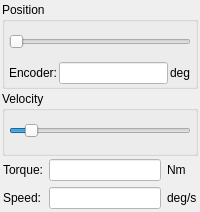
        <widget class="QWidget" name="pagePosition">
         <layout class="QVBoxLayout" name="verticalLayout_2">
          <property name="spacing">
           <number>2</number>
          </property>
          <property name="leftMargin">
           <number>2</number>
          </property>
          <property name="topMargin">
           <number>2</number>
          </property>
          <property name="rightMargin">
           <number>2</number>
          </property>
          <property name="bottomMargin">
           <number>2</number>
          </property>
          <item>
           <widget class="QGroupBox" name="groupBox_13">
            <property name="minimumSize">
             <size>
              <width>0</width>
              <height>0</height>
             </size>
            </property>
            <property name="title">
             <string>Position</string>
            </property>
            <layout class="QVBoxLayout" name="verticalLayout_19">
             <property name="spacing">
              <number>0</number>
             </property>
             <property name="leftMargin">
              <number>4</number>
             </property>
             <property name="topMargin">
              <number>0</number>
             </property>
             <property name="rightMargin">
              <number>4</number>
             </property>
             <property name="bottomMargin">
              <number>2</number>
             </property>
             <item>
              <widget class="SliderWithTarget" name="sliderTrajectoryPosition">
               <property name="minimumSize">
                <size>
                 <width>0</width>
                 <height>40</height>
                </size>
               </property>
               <property name="mouseTracking">
                <bool>false</bool>
               </property>
               <property name="styleSheet">
                <string notr="true">margin-top:10px;

</string>
               </property>
               <property name="minimum">
                <number>0</number>
               </property>
               <property name="maximum">
                <number>100</number>
               </property>
               <property name="value">
                <number>0</number>
               </property>
               <property name="orientation">
                <enum>Qt::Horizontal</enum>
               </property>
              </widget>
             </item>
             <item>
              <widget class="QWidget" name="widget_4" native="true">
               <layout class="QHBoxLayout" name="horizontalLayout_9">
                <property name="spacing">
                 <number>2</number>
                </property>
                <property name="leftMargin">
                 <number>0</number>
                </property>
                <property name="topMargin">
                 <number>0</number>
                </property>
                <property name="rightMargin">
                 <number>0</number>
                </property>
                <property name="bottomMargin">
                 <number>0</number>
                </property>
                <item>
                 <widget class="QLabel" name="label_29">
                  <property name="text">
                   <string>Encoder:</string>
                  </property>
                 </widget>
                </item>
                <item>
                 <widget class="QLineEdit" name="editPositionCurrentPos">
                  <property name="styleSheet">
                   <string notr="true">background-color: rgb(255, 255, 255);
</string>
                  </property>
                  <property name="readOnly">
                   <bool>true</bool>
                  </property>
                 </widget>
                </item>
                <item>
                 <widget class="QLabel" name="label_30">
                  <property name="text">
                   <string>deg</string>
                  </property>
                 </widget>
                </item>
               </layout>
              </widget>
             </item>
            </layout>
           </widget>
          </item>
          <item>
           <widget class="QGroupBox" name="groupBox_12">
            <property name="title">
             <string>Velocity</string>
            </property>
            <layout class="QVBoxLayout" name="verticalLayout_18">
             <property name="spacing">
              <number>2</number>
             </property>
             <property name="leftMargin">
              <number>4</number>
             </property>
             <property name="topMargin">
              <number>0</number>
             </property>
             <property name="rightMargin">
              <number>4</number>
             </property>
             <property name="bottomMargin">
              <number>2</number>
             </property>
             <item>
              <widget class="SliderWithTarget" name="sliderTrajectoryVelocity">
               <property name="minimumSize">
                <size>
                 <width>0</width>
                 <height>40</height>
                </size>
               </property>
               <property name="mouseTracking">
                <bool>false</bool>
               </property>
               <property name="styleSheet">
                <string notr="true">margin-top:10px;

</string>
               </property>
               <property name="minimum">
                <number>1</number>
               </property>
               <property name="maximum">
                <number>100</number>
               </property>
               <property name="value">
                <number>10</number>
               </property>
               <property name="orientation">
                <enum>Qt::Horizontal</enum>
               </property>
              </widget>
             </item>
            </layout>
           </widget>
          </item>
          <item>
           <widget class="QWidget" name="widget_6" native="true">
            <layout class="QGridLayout" name="gridLayout_3">
             <property name="leftMargin">
              <number>1</number>
             </property>
             <property name="topMargin">
              <number>1</number>
             </property>
             <property name="rightMargin">
              <number>1</number>
             </property>
             <property name="bottomMargin">
              <number>1</number>
             </property>
             <property name="horizontalSpacing">
              <number>6</number>
             </property>
             <item row="0" column="0">
              <widget class="QLabel" name="label_25">
               <property name="text">
                <string>Torque:</string>
               </property>
              </widget>
             </item>
             <item row="0" column="1">
              <widget class="QLineEdit" name="editPositionTorque">
               <property name="maximumSize">
                <size>
                 <width>16777215</width>
                 <height>16777215</height>
                </size>
               </property>
               <property name="styleSheet">
                <string notr="true">background-color: rgb(255, 255, 255);</string>
               </property>
               <property name="readOnly">
                <bool>true</bool>
               </property>
              </widget>
             </item>
             <item row="0" column="2">
              <widget class="QLabel" name="label_26">
               <property name="text">
                <string>Nm</string>
               </property>
              </widget>
             </item>
             <item row="1" column="0">
              <widget class="QLabel" name="labelSpeed2">
               <property name="text">
                <string>Speed:</string>
               </property>
              </widget>
             </item>
             <item row="1" column="1">
              <widget class="QLineEdit" name="editPositionSpeed">
               <property name="maximumSize">
                <size>
                 <width>16777215</width>
                 <height>16777215</height>
                </size>
               </property>
               <property name="styleSheet">
                <string notr="true">background-color: rgb(255, 255, 255);</string>
               </property>
               <property name="readOnly">
                <bool>true</bool>
               </property>
              </widget>
             </item>
             <item row="1" column="2">
              <widget class="QLabel" name="labelSpeed3">
               <property name="text">
                <string>deg/s</string>
               </property>
              </widget>
             </item>
            </layout>
           </widget>
          </item>
         </layout>
         <zorder>widget_6</zorder>
         <zorder>groupBox_12</zorder>
         <zorder>groupBox_13</zorder>
        </widget>
